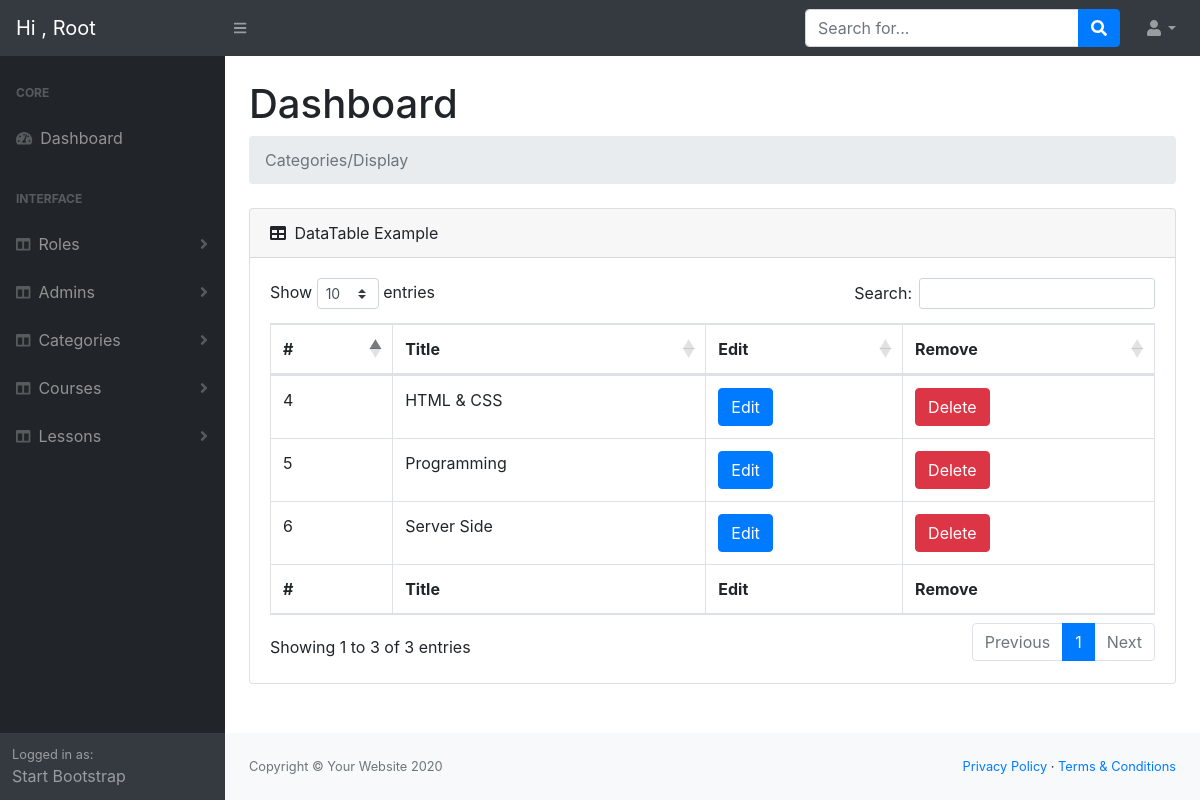
/dashboard/Categories/index.php (signed in), run on the app's committed database.
### tables this page shows
CREATE TABLE `categories` (
  `id` tinyint(3) UNSIGNED NOT NULL,
  `title` char(30) NOT NULL
);

### dashboard/Categories/index.php (the view, shortened to what this page needs)
<?php
require '../helpers/functions.php';
$sql = "select * from categories";
$op  = DoQuery($sql);
require '../layouts/header.php';
require '../layouts/nav.php';
require '../layouts/sidNav.php';
?>
<main>
    <div class="container-fluid">
        <h1 class="mt-4">Dashboard</h1>
        <ol class="breadcrumb mb-4">
         </ol>
        <div class="card mb-4">
            <div class="card-header">
                <i class="fas fa-table mr-1"></i>
                DataTable Example
            </div>
            <div class="card-body">
                <div class="table-responsive">
                    <table class="table table-bordered" id="dataTable" width="100%" cellspacing="0">
                        <thead>
                            <tr>
                                <th>#</th>
                                <th>Title</th>
                                <th>Edit</th>
                                <th>Remove</th>
                            </tr>
                        </thead>
                        <tfoot>
                            <tr>
                                <th>#</th>
                                <th>Title</th>
                                <th>Edit</th>
                                <th>Remove</th>
                            </tr>
                        </tfoot>
                        <tbody>
                            <?php
                            while ($data = mysqli_fetch_assoc($op)) {
                            ?>
                                <tr>
                                    <td><?php echo $data['id'] ?></td>
                                    <td><?php echo $data['title'] ?></td>
                                    <td> <a href='edit.php?id=<?php echo $data['id'];  ?>' class='btn btn-primary m-r-1em'>Edit</a> </td>
                                    <td> <a href='delete.php?id=<?php echo $data['id'] ?>' class='btn btn-danger m-r-1em'>Delete</a> </td>
                                </tr>
                            <?php } ?>
                        </tbody>
                    </table>
                </div>
            </div>
        </div>
    </div>
</main>
<?php
require '../layouts/footer.php';
?>

### data on the page
categories: id "4", title "HTML & CSS"
categories: id "5", title "Programming"
categories: id "6", title "Server Side"

### other printed values
$_SESSION['user']['fname'] "Root"
$module "Roles"
$module "Admins"
$module "Categories"
$module "Courses"
$module "Lessons"
$message "Categories/Display"
